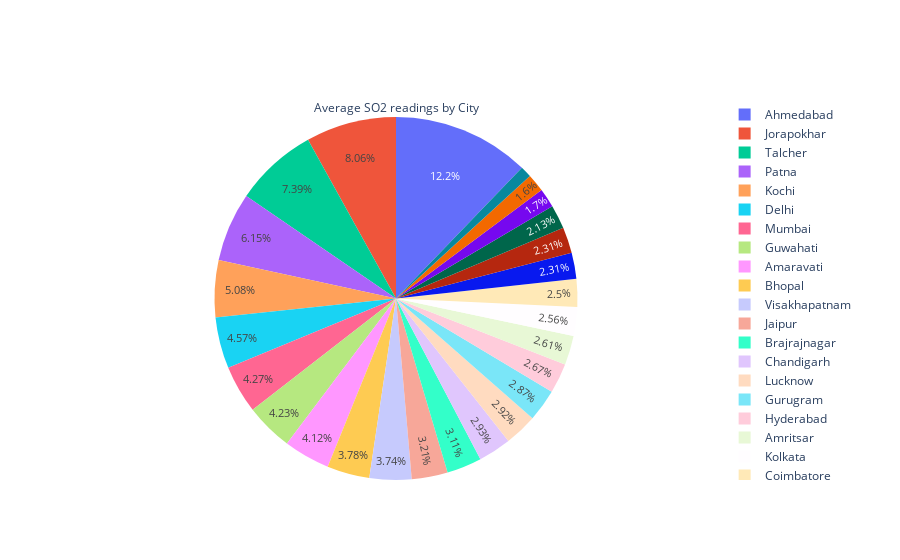

The code cell stored with this chart in its notebook:
### Code cell
# avg readings for SO2 across all cities (pie chart)
trace8=go.Pie(labels=avg_readings['City'], values=avg_readings['SO2'],
             title='Average SO2 readings by City')
fig=go.Figure(trace8)
fig.update_traces(textposition='inside')
fig.update_layout(uniformtext_minsize=10, uniformtext_mode='hide')
fig.show()

### Figure 1 — Plotly figure (JSON) as saved in the notebook; plotly's stock layout.template omitted (floating-point values rounded to 4 significant figures)
{"data": [{"labels": ["Ahmedabad", "Aizawl", "Amaravati", "Amritsar", "Bengaluru", "Bhopal", "Brajrajnagar", "Chandigarh", "Chennai", "Coimbatore", "Delhi", "Ernakulam", "Gurugram", "Guwahati", "Hyderabad", "Jaipur", "Jorapokhar", "Kochi", "Kolkata", "Lucknow", "Mumbai", "Patna", "Shillong", "Talcher", "Thiruvananthapuram", "Visakhapatnam"], "textposition": "inside", "title": {"text": "Average SO2 readings by City"}, "type": "pie", "values": [42.28, 7.38, 14.28, 9.03, 5.55, 13.11, 10.76, 10.16, 8, 8.65, 15.83, 3.46, 9.95, 14.66, 9.24, 11.11, 27.91, 17.6, 8.86, 10.1, 14.79, 21.29, 8, 25.6, 5.9, 12.95]}], "layout": {"uniformtext": {"minsize": 10, "mode": "hide"}}}
